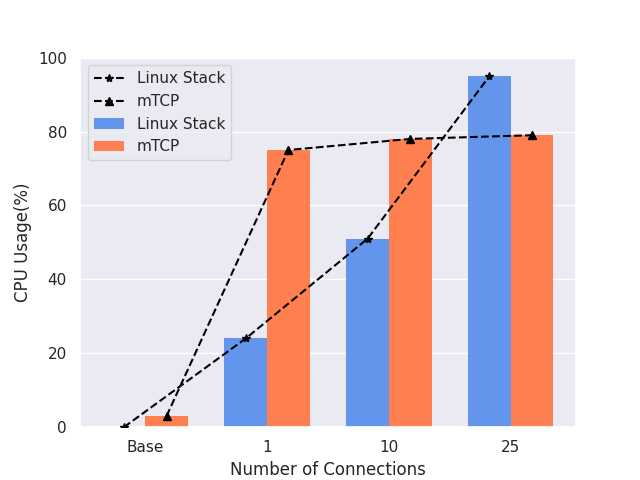

Write Python code to recreate this figure.
import matplotlib.pyplot as plt
import numpy as np
from matplotlib.ticker import ScalarFormatter, NullFormatter
import seaborn as sns
sns.set()

normal = [0,24,51,95]
mtcp = [3, 75, 78, 79]
connections = ["Base","1","10","25"]

fig, ax = plt.subplots()
x_pos = [i for i,_ in enumerate(connections)]
normal=np.array(normal)
mtcp=np.array(mtcp)
x_pos=np.array(x_pos)
width = 0.35
plt.plot(x_pos, normal, color='black', marker="*", ls ="--", zorder=10, label="Linux Stack")
plt.plot(x_pos+width, mtcp, color='black', marker="^", ls="--", zorder=10, label="mTCP")
plt.bar(x_pos, normal,width,color='cornflowerblue', label = "Linux Stack")
plt.bar(x_pos+width, mtcp,width ,color='coral', label="mTCP")
plt.xlabel("Number of Connections")
plt.ylabel("CPU Usage(%)")
ax.set_ylim([0,100])
plt.setp(ax.patches, linewidth=0)
ax.xaxis.grid(False)
plt.legend(loc = 0)
plt.xticks(x_pos + width/2, connections)
plt.savefig("cpu.png")
plt.close()


